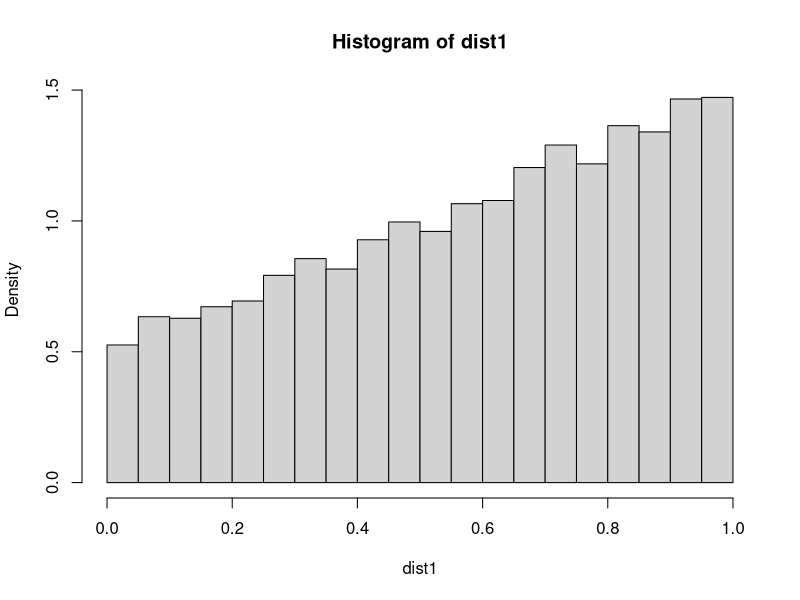
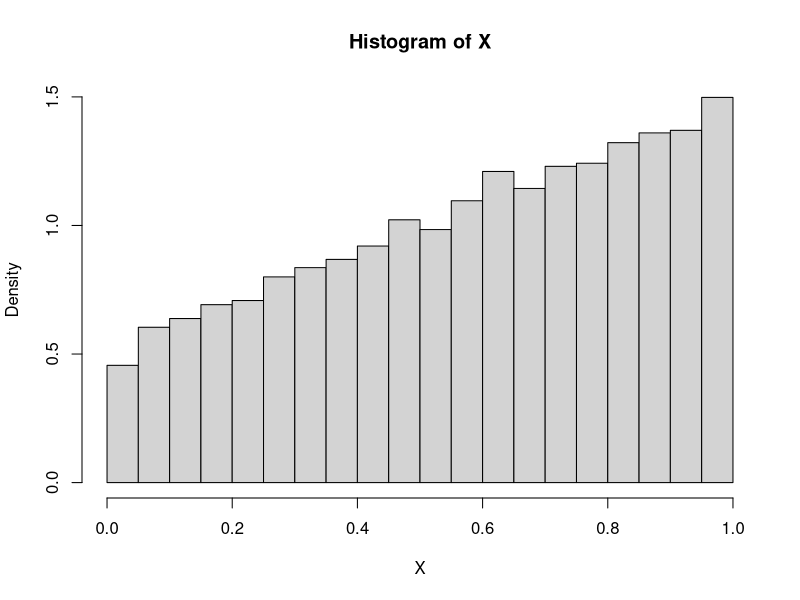
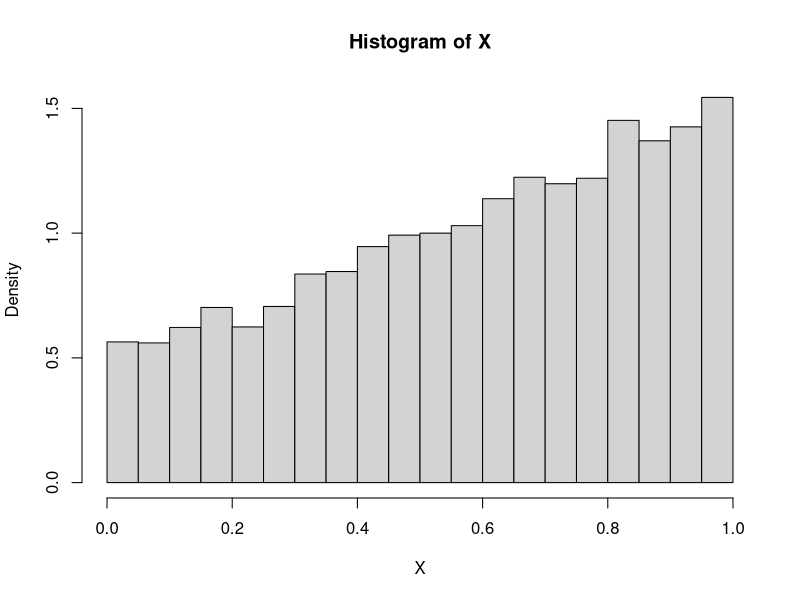
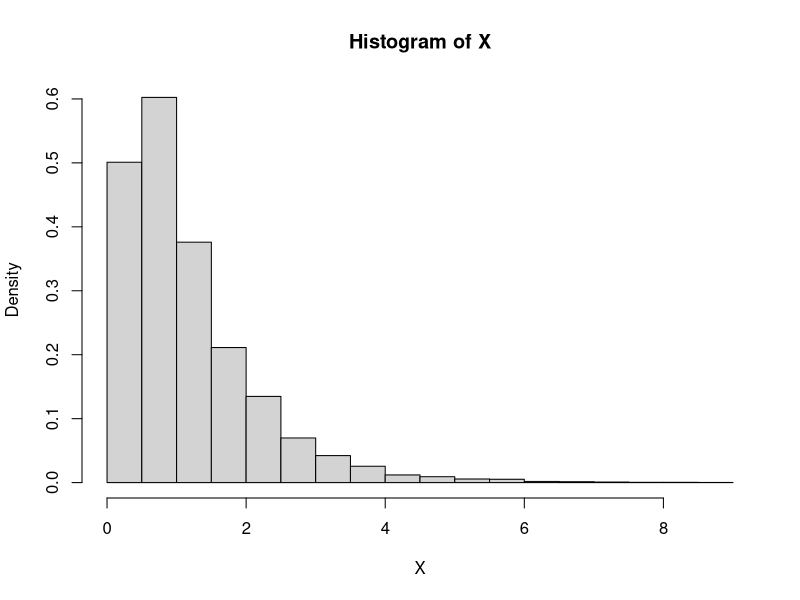
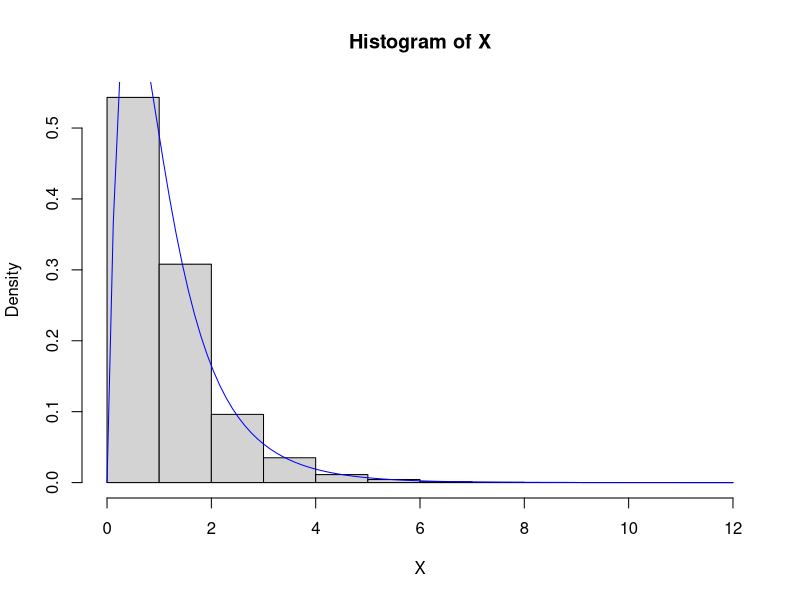
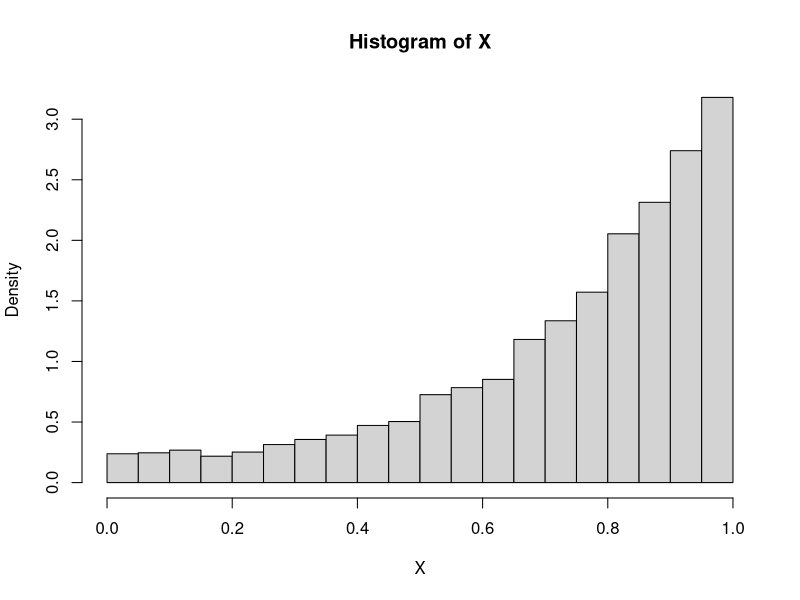
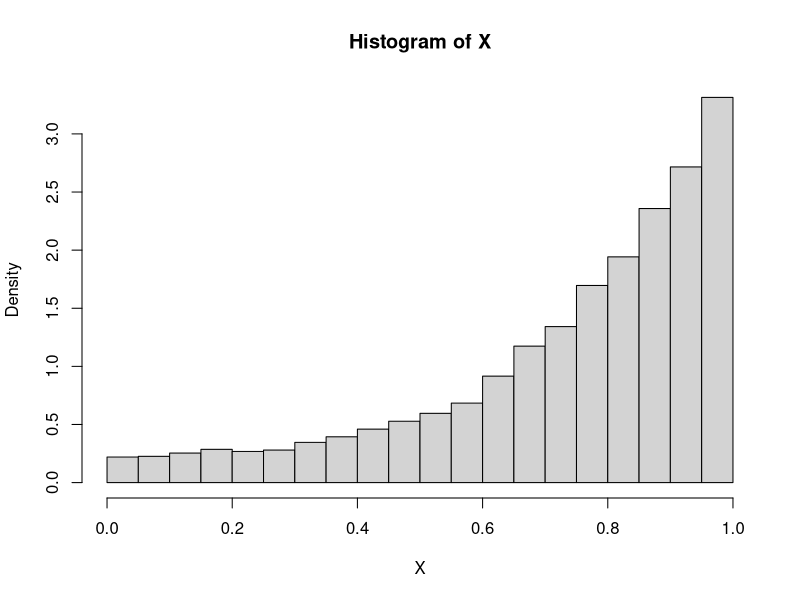

Source code (R) for these figures, in order:
#1.---------------------------------------------
  #a.Inverse Method ####################
n = 10000
U = runif(n)
dist1 = (-1 + sqrt(8 * U + 1)) / 2
hist(dist1,probability = T)

  #b.Rejection Method ####################
n = 10000
X=as.numeric()
for (i in 1:(2 * n)){
  U1 = runif(1)
  U2 = runif(1)
  Y1 = (1/3)+(2/3)*U1
  if (U2<=Y1) {X[i] = U1}
  X = X[!is.na(X)]
  if (length(X)== n ) {break}
}
hist(X,probability = T)
  
  #c.Composition Method ####################
n = 10000
X=as.numeric()
for(i in 1:n){
  U3 = runif(1)
  U4 = runif(1)
  if (U3<0.5) X[i]=sqrt(U4)
  else X[i]=U4
}
hist(X,probability = T)

#2.---------------------------------------------
  #a. ####################
U1 = runif(n)
U2 = runif(n)
X1 = -log(U1)
X2 = -log(U2)/2
X = X2*(X1<=X2)+X1*(X1>X2)
hist(X,probability = T)


  #b. Acceptance Rejection Method ####################
fun1 = function(x) dexp(x, rate = 1)
fun2 = function(x) exp(-x)+2*exp(-2*x)-3*exp(-3*x)
M = 4 / 3
X = as.numeric()
for (i in 1:(2 * n)){
  U1 = runif(1)
  Y = rexp(1, rate = 1)
  if (U1 <= fun2(Y) / (M * fun1(Y))) {X[i]=Y}
  X = X[!is.na(X)]
  if (length(X)==n) {break}
}
hist(X,probability = T)
curve(fun2,add=T,col='blue')


#3.---------------------------------------------
  #a.Acceptance Rejection Method ####################
f = function(x) {(1/4)+2*x^(3)+(5/4)*x^(4)}
X=as.numeric()
for (i in 1:(4 * n)){
  U1<-runif(1)
  U2<-runif(1)
  if (U2<=f(U1)/3.5) {X[i]=U1}
  X = X[!is.na(X)]
  if (length(X)==n) {break}
}
hist(X,probability = T)

  #b.Composition Method ####################
n = 10000
X = as.numeric()
for(i in 1:n){
  U1 = runif(1)
  U2 = runif(1)
  if (U2<0.25) X[i] = U1
  else if (U2<0.75) X[i] = U1^(1/4)
  else X[i] = U1^(1/5)
}
hist(X,probability = T)
